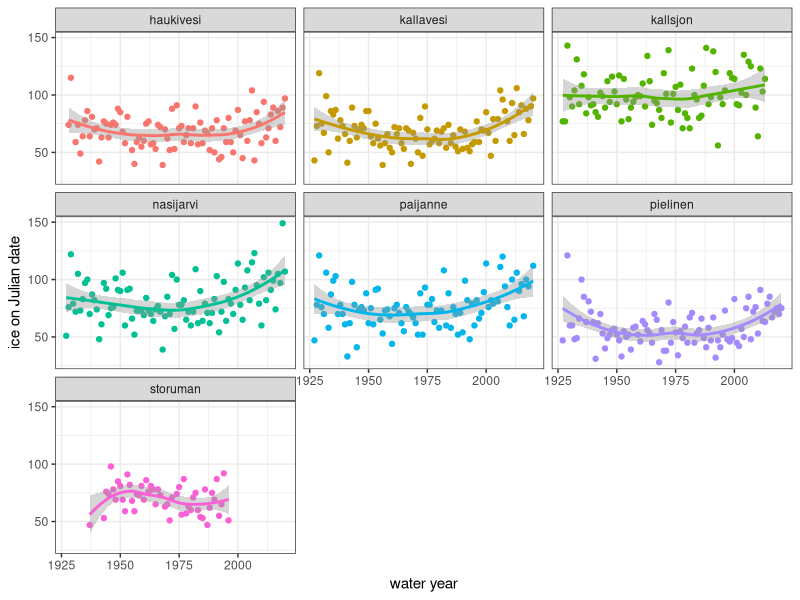
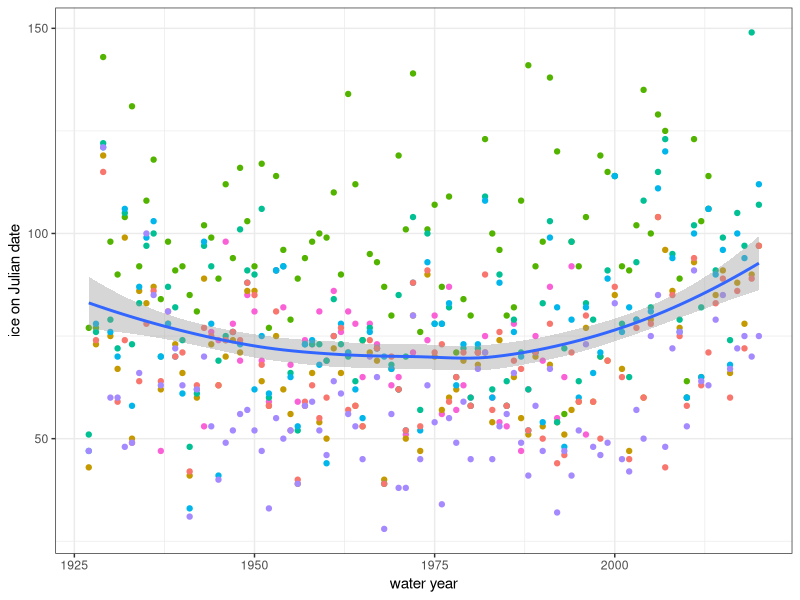
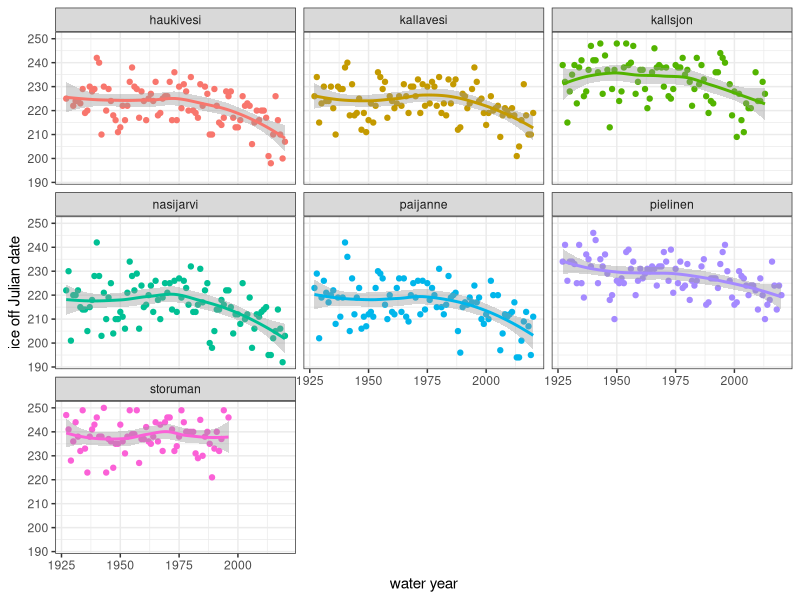
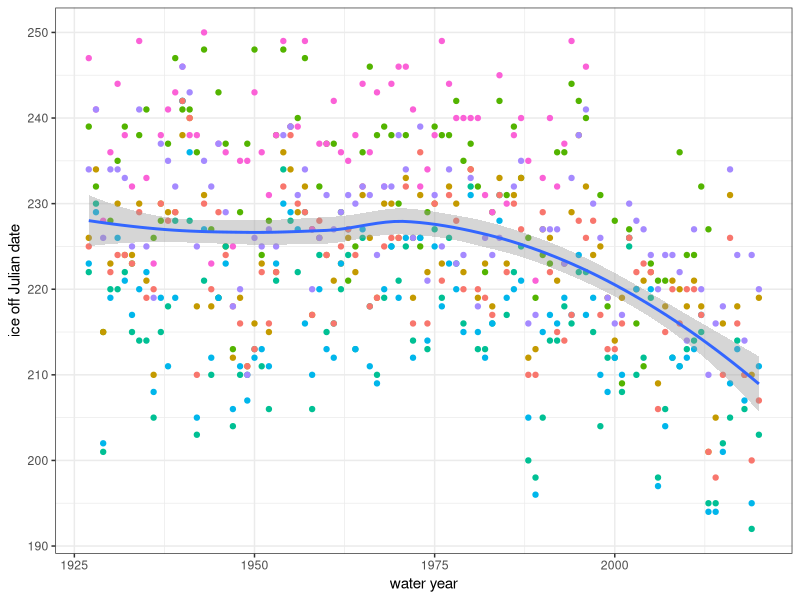
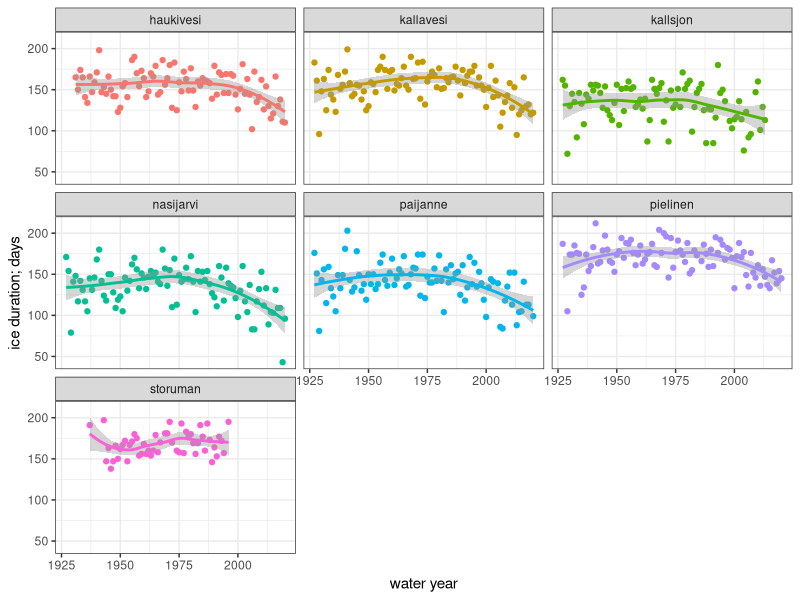
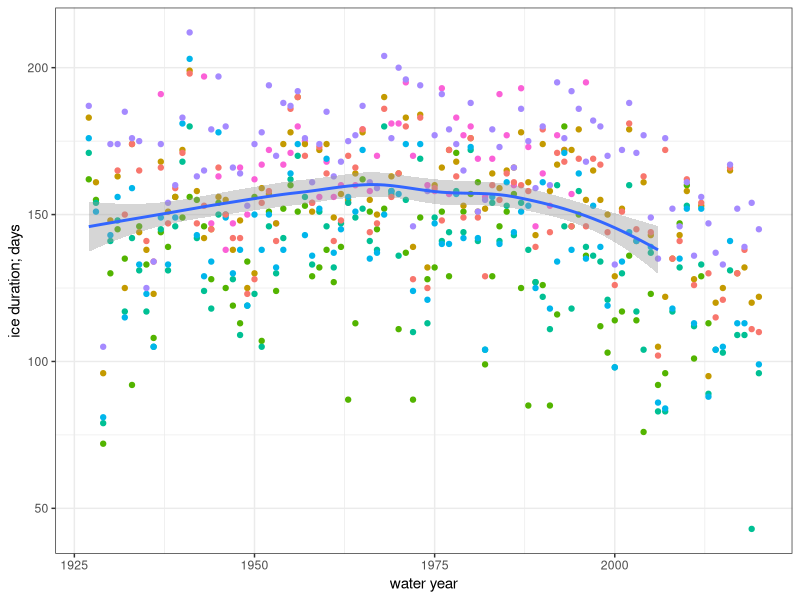
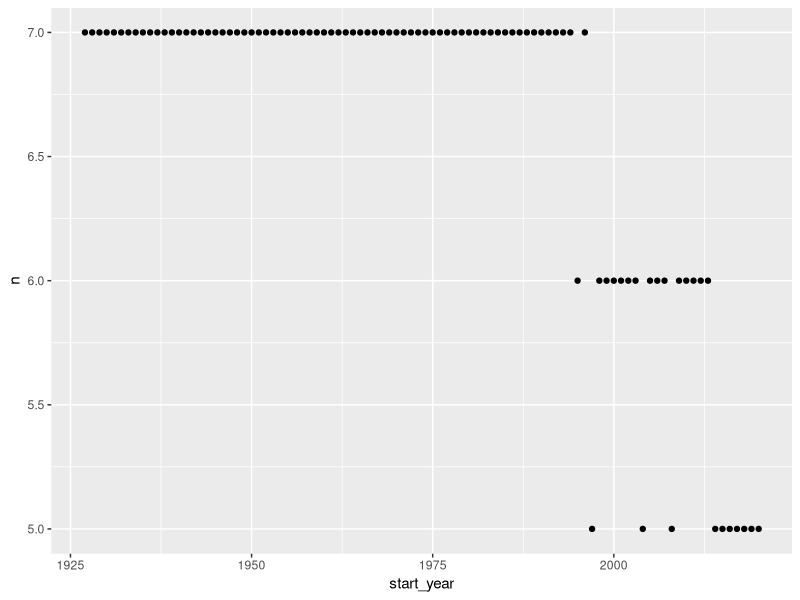
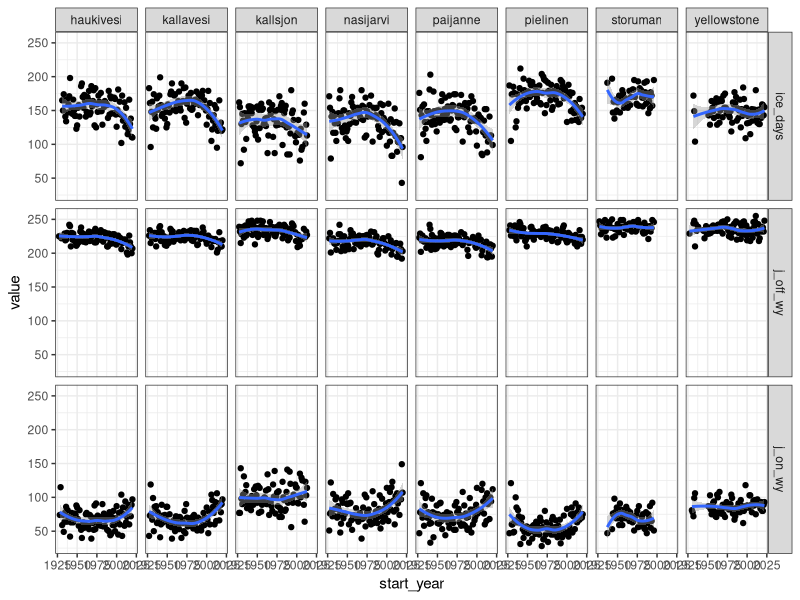

Write the R code that produced these figures, in order.
## ---- chunk 1
knitr::opts_chunk$set(echo = TRUE)
## ---- chunk 2
# libraries
library(tidyverse)
library(broom)
## ---- chunk 3
non_ysl <- read_csv(here::here("scripts/other_phenology.txt"))
## ---- chunk 4
# custom function to caluclate julian-day of water year
hydro.day = function(x, start.month = 10L) {
  start.yr = year(x) - (month(x) < start.month)
  start.date = make_date(start.yr, start.month, 1L)
  as.integer(x - start.date + 1L)
}
## ---- chunk 5
fig_dat <- non_ysl %>%
  # select necessary columns
  select(lake, lakecode, start_year, iceOn, iceOff, orig_duration) %>% 
  # filter out lakes: 
  filter(lakecode == "JK25"| # Lake Haukivesi
           lakecode == "JK02"| # Lake Kallavesi
           lakecode == "GW369"| # Lake Kallsjön
           lakecode == "JK03"| # Näsijärvi
           lakecode == "JK05"| # Päijänne
           lakecode == "JK40"| # Pielinen
           lakecode == "GW484" # Skoruman
         ) 
## ---- chunk 6
fig_dat <- fig_dat %>%
  # caluclate on and off julian dates for water year
  mutate(j_on_wy = hydro.day(iceOn),
         j_off_wy = hydro.day(iceOff)) %>%
  # filter out data only from 1927 to 2022
  filter(start_year >= 1927, start_year <=2022) %>%
  mutate(ice_days = j_off_wy - j_on_wy,
         dur_eq = ice_days == orig_duration)
head(fig_dat)
## ---- chunk 7
fig_dat %>%
  select(ice_days, orig_duration, dur_eq) %>%
  filter(dur_eq == FALSE)
## ---- chunk 8
# figure a ice off j_data
fig_dat %>%
  ggplot(aes(x = start_year,
             y = j_on_wy,
             color = lake)) +
  geom_point() +
  stat_smooth() +
  facet_wrap(~lake) +
  theme_bw() +
  labs(x = "water year",
       y = "ice on Julian date") +
  theme(legend.position = "none")
## ---- chunk 9
fig_dat %>%
  ggplot(aes(x = start_year,
             y = j_on_wy,
             color = lake)) +
  geom_point() +
  stat_smooth(inherit.aes = FALSE,
              aes(x = start_year, 
                  y = j_on_wy))+
  theme_bw() +
  labs(x = "water year",
       y = "ice on Julian date") +
  theme(legend.position = "none")

## ---- chunk 10
# figure a ice off j_data
fig_dat %>%
  ggplot(aes(x = start_year,
             y = j_off_wy,
             color = lake)) +
  geom_point() +
  stat_smooth() +
  facet_wrap(~lake) +
  theme_bw() +
  labs(x = "water year",
       y = "ice off Julian date") +
  theme(legend.position = "none")
## ---- chunk 11
fig_dat %>%
  ggplot(aes(x = start_year,
             y = j_off_wy,
             color = lake)) +
  geom_point() +
  stat_smooth(inherit.aes = FALSE,
              aes(x = start_year, 
                  y = j_off_wy))+
  theme_bw() +
  labs(x = "water year",
       y = "ice off Julian date") +
  theme(legend.position = "none")

## ---- chunk 12
# figure a ice off j_data
fig_dat %>%
  ggplot(aes(x = start_year,
             y = ice_days,
             color = lake)) +
  geom_point() +
  stat_smooth() +
  facet_wrap(~lake) +
  theme_bw() +
  labs(x = "water year",
       y = "ice duration; days") +
  theme(legend.position = "none")
## ---- chunk 13
fig_dat %>%
  ggplot(aes(x = start_year,
             y = ice_days,
             color = lake)) +
  geom_point() +
  stat_smooth(inherit.aes = FALSE,
              aes(x = start_year, 
                  y = orig_duration))+
  theme_bw() +
  labs(x = "water year",
       y = "ice duration; days") +
  theme(legend.position = "none")

## ---- chunk 14
# missing data in later years
fig_dat %>%
  group_by(start_year) %>%
  count() %>%
  ggplot(aes(x = start_year, 
             y = n)) +
  geom_point()
## ---- chunk 15
# ice on ~ time
fig_dat %>%
  group_by(lake) %>%
  # center the year based on the range of data for each lake
  # not sure if this is totally correct, might need to center it based on years in the "global" data set
  # FWIW I tried both and same number of significant lakes
  mutate(start_y_c = start_year - mean(start_year)) %>%
  nest() %>%
  mutate(model = map(data, ~lm(j_on_wy~start_y_c, data = .)%>% tidy())) %>%
  unnest(model) %>%
  filter(term == "start_y_c",
         p.value < 0.05) %>%
  mutate(beta1_positive = case_when(estimate > 0  ~ TRUE,
                                    estimate < 0  ~FALSE)) %>%
  select(lake, estimate, p.value, beta1_positive)
## ---- chunk 16
# ice off ~ time
fig_dat %>%
  group_by(lake) %>%
  # center the year based on the range of data for each lake
  # not sure if this is totally correct, might need to center it based on years in the "global" data set
  # FWIW I tried both and same number of significant lakes
  mutate(start_y_c = start_year - mean(start_year)) %>%
  nest() %>%
  mutate(model = map(data, ~lm(j_off_wy~start_y_c, data = .)%>% tidy())) %>%
  unnest(model) %>%
  filter(term == "start_y_c",
         p.value < 0.05) %>%
  mutate(beta1_positive = case_when(estimate > 0  ~ TRUE,
                                    estimate < 0  ~FALSE)) %>%
  select(lake, estimate, p.value, beta1_positive)
## ---- chunk 17
# ice duration ~ time
fig_dat %>%
  group_by(lake) %>%
  # center the year based on the range of data for each lake
  # not sure if this is totally correct, might need to center it based on years in the "global" data set
  # FWIW I tried both and same number of significant lakes
  mutate(start_y_c = start_year - mean(start_year)) %>%
  nest() %>%
  mutate(model = map(data, ~lm(ice_days~start_y_c, data = .)%>% tidy())) %>%
  unnest(model) %>%
  filter(term == "start_y_c",
         p.value < 0.05) %>%
  mutate(beta1_positive = case_when(estimate > 0  ~ TRUE,
                                    estimate < 0  ~FALSE)) %>%
  select(lake, estimate, p.value, beta1_positive)
## ---- chunk 18
ysl_ice <- read.csv(here::here("scripts/YSLoff.csv")) %>%
  select(Year, IceOnDate, IceOffDate,) %>%
  mutate(lake = "yellowstone")

## ---- chunk 19
ysl_ice <- ysl_ice %>%
  unite(IceOnDate, c(IceOnDate, Year), sep = "-", remove = FALSE) %>%
  unite(IceOffDate, c(IceOffDate, Year), sep = "-", remove = FALSE) %>%
  mutate(on_date = dmy(IceOnDate),
         off_date = dmy(IceOffDate)) %>%
  mutate(j_on_wy = hydro.day(on_date),
         j_off_wy = hydro.day(off_date),
         ice_days = j_off_wy - j_on_wy) %>%
  rename(start_year = Year) %>%
  select(lake, start_year, j_on_wy, j_off_wy, ice_days)

## ---- chunk 20
full_fig <- bind_rows(fig_dat, ysl_ice)
full_fig
## ---- chunk 21
full_fig %>% 
  select(lake, start_year, ice_days, j_on_wy, j_off_wy) %>%
  pivot_longer(ice_days:j_off_wy) %>%
  ggplot(aes(x = start_year,
             y = value)) +
  geom_point() +
  theme_bw() +
  facet_grid(name ~ lake) +
  geom_smooth()
## ---- chunk 22
# ice on ~ time
full_fig %>%
  group_by(lake) %>%
  # center the year based on the range of data for each lake
  # not sure if this is totally correct, might need to center it based on years in the "global" data set
  # FWIW I tried both and same number of significant lakes
  mutate(start_y_c = start_year - mean(start_year)) %>%
  nest() %>%
  mutate(model = map(data, ~lm(j_on_wy~start_y_c, data = .)%>% tidy())) %>%
  unnest(model) %>%
  filter(term == "start_y_c",
         p.value < 0.05) %>%
  mutate(beta1_positive = case_when(estimate > 0  ~ TRUE,
                                    estimate < 0  ~FALSE)) %>%
  select(lake, estimate, p.value, beta1_positive)
## ---- chunk 23
# ice off ~ time
full_fig %>%
  group_by(lake) %>%
  # center the year based on the range of data for each lake
  # not sure if this is totally correct, might need to center it based on years in the "global" data set
  # FWIW I tried both and same number of significant lakes
  mutate(start_y_c = start_year - mean(start_year)) %>%
  nest() %>%
  mutate(model = map(data, ~lm(j_off_wy~start_y_c, data = .)%>% tidy())) %>%
  unnest(model) %>%
  filter(term == "start_y_c",
         p.value < 0.05) %>%
  mutate(beta1_positive = case_when(estimate > 0  ~ TRUE,
                                    estimate < 0  ~FALSE)) %>%
  select(lake, estimate, p.value, beta1_positive)
## ---- chunk 24
# ice duration ~ time
full_fig %>%
  group_by(lake) %>%
  # center the year based on the range of data for each lake
  # not sure if this is totally correct, might need to center it based on years in the "global" data set
  # FWIW I tried both and same number of significant lakes
  mutate(start_y_c = start_year - mean(start_year)) %>%
  nest() %>%
  mutate(model = map(data, ~lm(ice_days~start_y_c, data = .)%>% tidy())) %>%
  unnest(model) %>%
  filter(term == "start_y_c",
         p.value < 0.05) %>%
  mutate(beta1_positive = case_when(estimate > 0  ~ TRUE,
                                    estimate < 0  ~FALSE)) %>%
  select(lake, estimate, p.value, beta1_positive)
